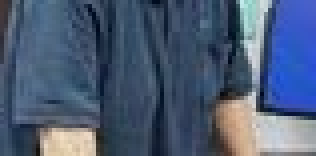
#> input picture bfov/eswa_frame/planes/person_01.jpg, 79 x 39 px (shown 4 times larger)
$ python stack_planes.py
#> lines starting #> are read from the running program, lines starting #| are printed output that depends on the picture
#> in stack_images_center_aligned, img is the input picture: shape (39, 79, 3); mean B, G, R 117.1, 91.2, 75.2
#!/usr/bin/env python3
"""
将person的切平面图片每三张叠加在一起，中心对齐，中间的图片放在最上面
叠加前给每张图片添加蓝色边框
额外生成一个九图叠加的图片
背景为透明（PNG格式）
"""

import os
import cv2
import numpy as np

# 配置
INPUT_DIR = './planes'
OUTPUT_DIR = './planes/stacks'
IMAGE_PREFIX = 'person_'
IMAGE_SUFFIX = '.jpg'
BORDER_COLOR = (255, 0, 0)  # 蓝色边框 (BGR格式)
BORDER_THICKNESS = 2  # 边框厚度

def add_blue_border(img, border_thickness=2):
    """
    给图片添加蓝色边框（带透明背景支持）

    参数:
    img: 输入图像 (BGR格式)
    border_thickness: 边框厚度（像素）

    返回:
    img_with_border: 添加边框后的图像 (RGBA格式)
    """
#> called with border_thickness = 2
    h, w = img.shape[:2]
#> h = 39; w = 79

    # 创建一个比原图大的画布，用于放置带边框的图片 (RGBA格式)
    new_h = h + border_thickness * 2
#> new_h = 43
    new_w = w + border_thickness * 2
#> new_w = 83

    # 使用RGBA格式，初始全透明
    img_with_border = np.zeros((new_h, new_w, 4), dtype=np.uint8)

    # 设置蓝色边框（带完全不透明alpha）
    img_with_border[:, :, :3] = BORDER_COLOR  # 蓝色
    img_with_border[:, :, 3] = 255  # 完全不透明

    # 将原图复制到中心（添加alpha通道）
    # 创建带alpha通道的原图
    img_rgba = np.zeros((h, w, 4), dtype=np.uint8)
    img_rgba[:, :, :3] = img
    img_rgba[:, :, 3] = 255  # 完全不透明

    # 复制到边框内部
    img_with_border[border_thickness:border_thickness+h, border_thickness:border_thickness+w] = img_rgba
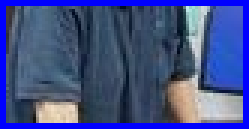
#> img_with_border: shape (43, 83, 4) (shown 3 times larger); mean B, G, R, A 136, 78.8, 65, 255

    return img_with_border

def stack_images_center_aligned(image_paths, add_border=True):
    """
    将多张图片中心对齐叠加（透明背景）

    参数:
    image_paths: 图片路径列表，顺序为[底层, 中层, 顶层]
    add_border: 是否添加蓝色边框

    返回:
    stacked_img: 叠加后的图像 (RGBA格式)
    """
    # 读取所有图片并添加边框
    images = []
    for path in image_paths:
        img = cv2.imread(path)
        if img is None:
            print(f"警告：无法读取图像 {path}")
            return None

        # 添加蓝色边框（转换为RGBA）
        if add_border:
            img = add_blue_border(img, BORDER_THICKNESS)
        else:
            # 转换为RGBA
            h, w = img.shape[:2]
            img_rgba = np.zeros((h, w, 4), dtype=np.uint8)
            img_rgba[:, :, :3] = img
            img_rgba[:, :, 3] = 255
            img = img_rgba

        images.append(img)

    # 计算所有图片的最大尺寸
    max_height = max(img.shape[0] for img in images)
    max_width = max(img.shape[1] for img in images)

    # 创建一个足够大的画布（RGBA格式，透明背景）
    canvas_height = max_height
    canvas_width = max_width
    stacked_img = np.zeros((canvas_height, canvas_width, 4), dtype=np.uint8)
    # alpha通道初始化为0（完全透明）
    stacked_img[:, :, 3] = 0

    # 将每张图片叠加到画布上（中心对齐）
    for i, img in enumerate(images):
        h, w = img.shape[:2]

        # 计算偏移量（中心对齐）
        offset_x = (canvas_width - w) // 2
        offset_y = (canvas_height - h) // 2

        # 获取alpha掩码（只复制非透明区域）
        alpha_mask = img[:, :, 3] > 0

        # 将图片复制到画布上（只复制非透明部分）
        for c in range(4):
            stacked_img[offset_y:offset_y+h, offset_x:offset_x+w, c][alpha_mask] = img[:, :, c][alpha_mask]
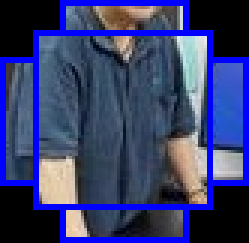
#> stacked_img: shape (81, 83, 4) (shown 3 times larger); mean of channels 0, 1, 2, 3 110.5, 62.4, 55, 208.3; drawn as B, G, R

    return stacked_img

def main():
    print("开始叠加切平面图片（带蓝色边框，透明背景）...")

    # 创建输出目录
    os.makedirs(OUTPUT_DIR, exist_ok=True)

    # 定义三组图片
    groups = [
        ['person_01.jpg', 'person_02.jpg', 'person_03.jpg'],
        ['person_04.jpg', 'person_05.jpg', 'person_06.jpg'],
        ['person_07.jpg', 'person_08.jpg', 'person_09.jpg'],
    ]

    # 处理每组（三张叠加）
    for i, group in enumerate(groups, 1):
        print(f"\n处理第 {i} 组: {group}")

        # 获取完整路径
        image_paths = [os.path.join(INPUT_DIR, img_name) for img_name in group]

        # 检查所有文件是否存在
        all_exists = all(os.path.exists(path) for path in image_paths)
        if not all_exists:
            print(f"警告：第 {i} 组的某些文件不存在，跳过")
            continue

        # 叠加图片（顺序：底层, 中层, 顶层）
        # 用户要求中间的图片在最上面，所以顺序是 [0, 2, 1]
        stacked_img = stack_images_center_aligned([
            image_paths[0],  # 底层
            image_paths[2],  # 中层
            image_paths[1],  # 顶层（中间的图片）
        ], add_border=True)

        if stacked_img is not None:
            output_path = os.path.join(OUTPUT_DIR, f'stack_{i:02d}_border.png')
            cv2.imwrite(output_path, stacked_img)
            print(f"  叠加完成，保存到: {output_path}")
        else:
            print(f"  叠加失败")
#> pass 2 of the loop in main, `for i, group in enumerate(groups, 1):`:
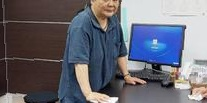
#> input picture bfov/eswa_frame/planes/person_04.jpg, 207 x 103 px
#> in stack_images_center_aligned, img is the input picture: shape (103, 207, 3); mean B, G, R 115.3, 104.8, 104.3
#> in add_blue_border (call 4), `img_with_border[border_thickness:border_thickness+h, border_thickness:..`:
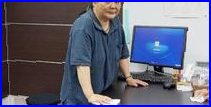
#> img_with_border: shape (107, 211, 4); mean B, G, R, A 123.1, 99, 98.5, 255
#> after the loop in stack_images_center_aligned (call 2), `for i, img in enumerate(images):`:
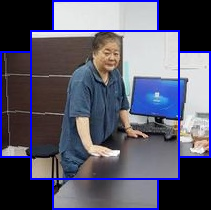
#> stacked_img: shape (210, 211, 4); mean of channels 0, 1, 2, 3 109.5, 90, 90.4, 204; drawn as B, G, R

    # 额外生成一个九图叠加的图片
    print("\n处理九图叠加...")
    all_person_images = [f'person_{i:02d}.jpg' for i in range(1, 10)]
    all_image_paths = [os.path.join(INPUT_DIR, img_name) for img_name in all_person_images]

    # 检查所有文件是否存在
    all_exists = all(os.path.exists(path) for path in all_image_paths)
    if all_exists:
        # 九图叠加：按大小顺序，最大的在最底层，最小的在最顶层
        # person_01~03 是小图，04~06 是中图，07~09 是大图
        # 叠加顺序：07, 09, 08, 04, 06, 05, 01, 03, 02（每组中间的放该组最上面）
        nine_stack_img = stack_images_center_aligned([
            all_image_paths[6],   # person_07 - 底层（最大）
            all_image_paths[8],   # person_09
            all_image_paths[7],   # person_08
            all_image_paths[3],   # person_04（中等）
            all_image_paths[5],   # person_06
            all_image_paths[4],   # person_05
            all_image_paths[0],   # person_01（最小）
            all_image_paths[2],   # person_03
            all_image_paths[1],   # person_02 - 顶层（最小）
        ], add_border=True)

        if nine_stack_img is not None:
            output_path = os.path.join(OUTPUT_DIR, 'stack_nine_border.png')
            cv2.imwrite(output_path, nine_stack_img)
            print(f"  九图叠加完成，保存到: {output_path}")
        else:
            print(f"  九图叠加失败")
    else:
        print("警告：某些图片不存在，跳过九图叠加")

    print("\n所有组处理完成！")

if __name__ == '__main__':
    main()
